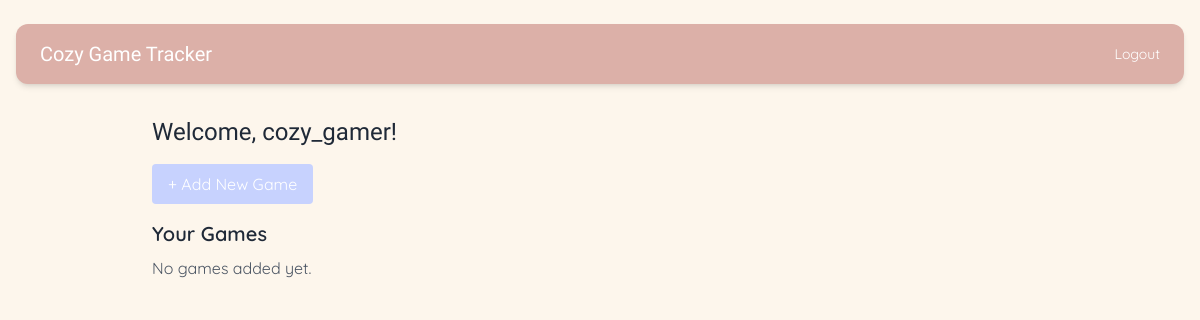
Page / (signed in) on the earlier database version.
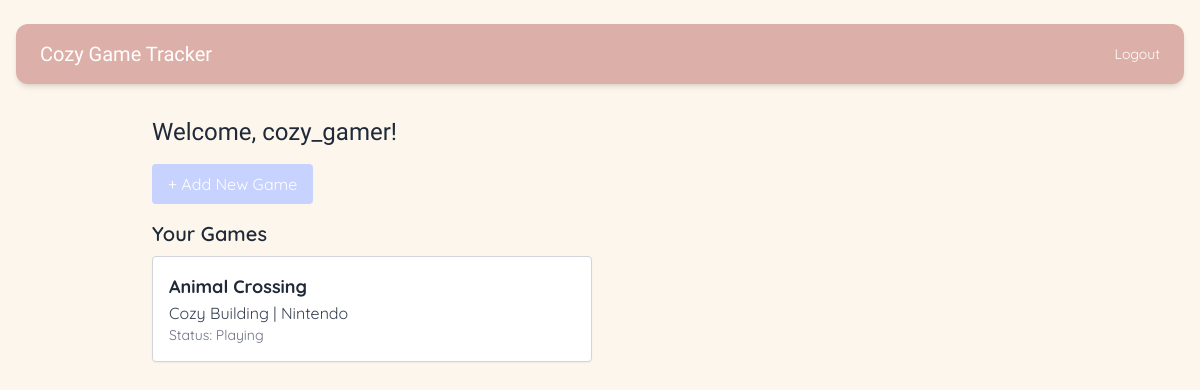
Same page on the later database version.
### app/models.py (models this page shows, shortened)
class User(UserMixin, db.Model):
    __tablename__ = "users"
    id = db.Column(db.Integer, primary_key=True)
    username = db.Column(db.String(80), nullable=False, unique=True)
    email = db.Column(db.String(120), nullable=False, unique=True)
    password_hash = db.Column(db.String(128), nullable=False)
    gamelogs = db.relationship('GameLog', back_populates='user', cascade="all, delete-orphan")

class GameLog(db.Model):
    __tablename__ = "gamelogs"
    id = db.Column(db.Integer, primary_key=True)
    user_id = db.Column(db.Integer, db.ForeignKey('users.id'), nullable=False)
    game_id = db.Column(db.Integer, db.ForeignKey('games.id'), nullable=False)
    status = db.Column(db.String(20))  # Wishlist, Playing, Completed
    notes = db.Column(db.Text)
    rating = db.Column(db.Integer)  # 1 to 5 stars
    user = db.relationship('User', back_populates='gamelogs')
    game = db.relationship('Game', back_populates='gamelogs')

class Game(db.Model):
    __tablename__ = "games"
    id = db.Column(db.Integer, primary_key=True)
    title = db.Column(db.String(100), nullable=False)
    genre = db.Column(db.String(50))
    platform = db.Column(db.String(50))
    description = db.Column(db.Text)
    cozy_elements = db.Column(db.String(200))
    image_url = db.Column(db.String(255))
    gamelogs = db.relationship('GameLog', back_populates='game', cascade="all, delete-orphan")

### app/routes/main.py (the view)
@main_bp.route('/')
@login_required
def dashboard():
    gamelogs = GameLog.query.filter_by(user_id=current_user.id).all()
    print(f"Found {len(gamelogs)} gamelogs for user {current_user.username}")
    for g in gamelogs:
        print(g.game.title, g.status)
    return render_template('dashboard.html', gamelogs=gamelogs)

### app.py (called while the page is built)
@login_manager.user_loader
def load_user(user_id):
    from app.models import User
    return User.query.get(int(user_id))

### app/templates/dashboard.html
{% extends "base.html" %}
{% block content %}
  <div class="max-w-4xl mx-auto mt-8">
    <h2 class="text-2xl font-cozy mb-4">Welcome, {{ current_user.username }}!</h2>
    <a href="{{ url_for('main.new_game') }}" class="inline-block mb-4 px-4 py-2 bg-indigo-200 text-white rounded hover:bg-indigo-400">
      + Add New Game
    </a>
    <h3 class="text-xl font-semibold mb-2">Your Games</h3>
    {% if gamelogs %}
      <div class="grid grid-cols-1 md:grid-cols-2 gap-4">
        {% for log in gamelogs %}
          <div class="border border-gray-300 rounded p-4 shadow-sm bg-white">
            <h4 class="text-lg font-bold">{{ log.game.title }}</h4>
            <p class="text-gray-700">{{ log.game.genre }} | {{ log.game.platform }}</p>
            <p class="text-sm text-gray-500">Status: {{ log.status }}</p>
          </div>
        {% endfor %}
      </div>
    {% else %}
      <p class="text-gray-600">No games added yet.</p>
    {% endif %}
  </div>
{% endblock %}

### app/templates/base.html (shortened to what this page needs)
<!DOCTYPE html>
<html lang="en">
<head>
    <script src="https://cdn.tailwindcss.com"></script>
</head>
<body class="bg-cream font-body text-gray-800 min-h-screen px-4 py-6">
    <nav class="bg-rose text-white py-4 px-6 rounded-xl mb-6 shadow-md flex justify-between items-center">
        <a href="{{ url_for('main.dashboard') }}" class="font-cozy text-xl">Cozy Game Tracker</a>
        <div class="space-x-4 text-sm">
            {% if current_user.is_authenticated %}
                <a href="{{ url_for('auth.logout') }}" class="hover:underline">Logout</a>
            {% else %}
                <a href="{{ url_for('auth.login') }}" class="hover:underline">Login</a>
                <a href="{{ url_for('auth.signup') }}" class="hover:underline">Signup</a>
            {% endif %}
        </div>
    </nav>
    {% block content %}{% endblock %}
</body>
</html>

Differences in the rows shown:
added GameLog: game "Animal Crossing", game.genre "Cozy Building", game.platform "Nintendo", status "Playing"
Other differences:
text no longer shown: "No games added yet."
